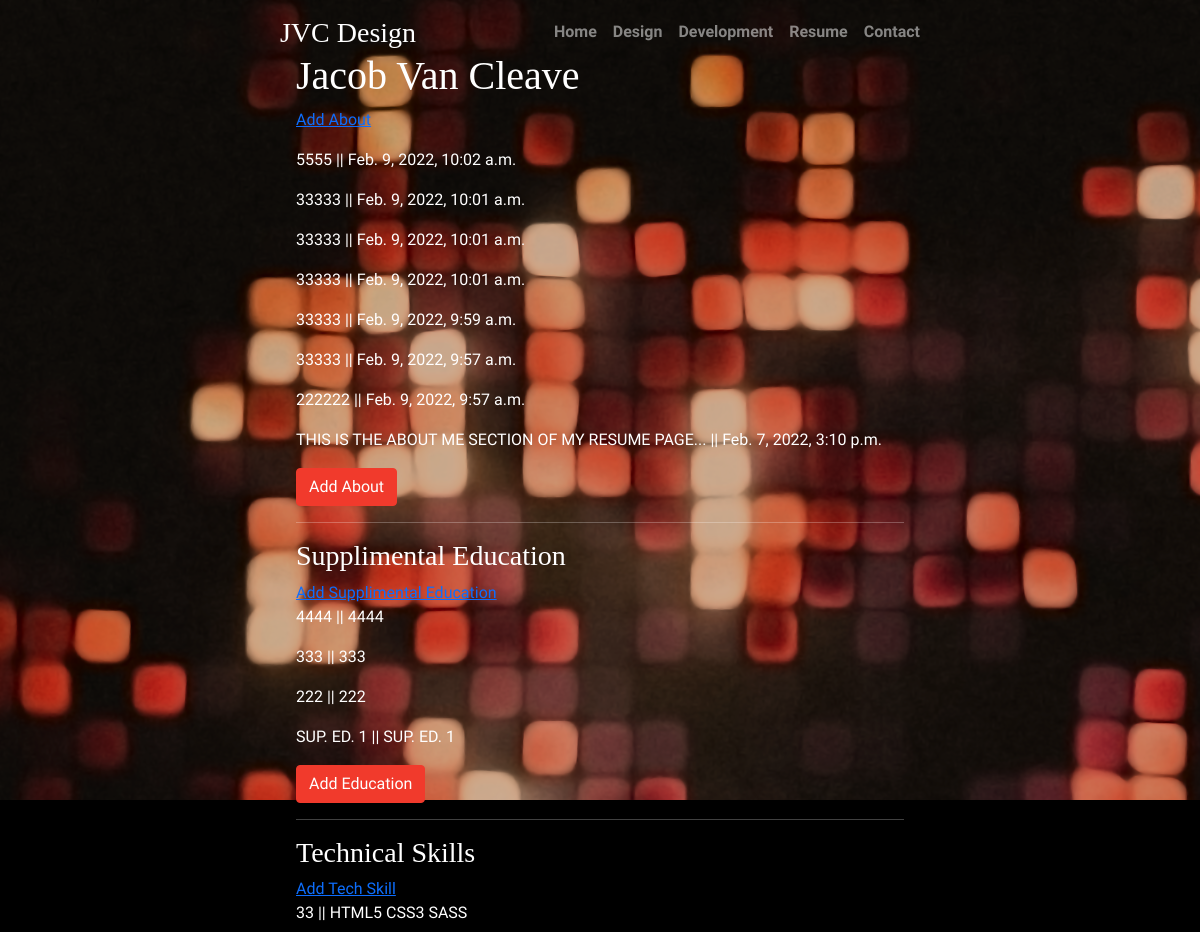
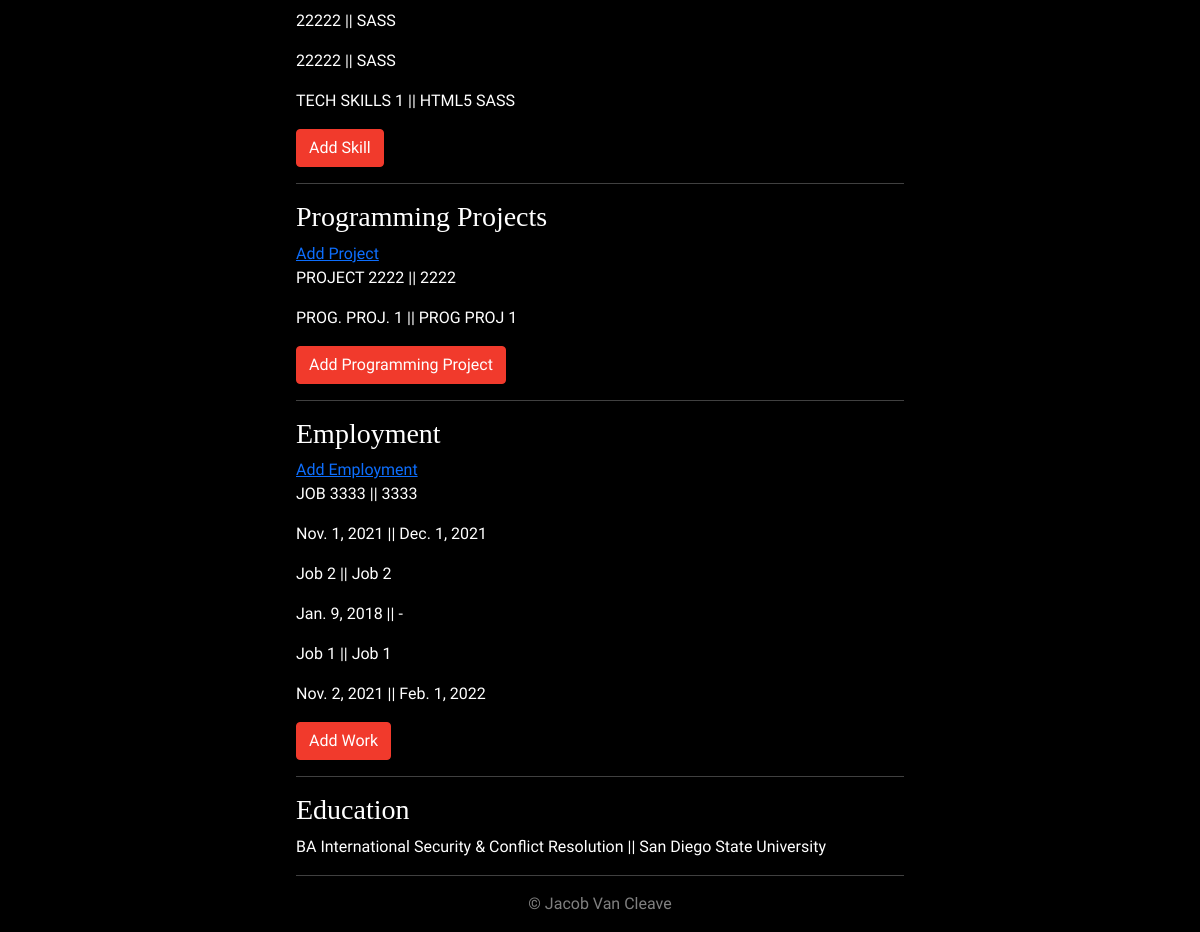
Page /resume/about/ on the committed database (2 pictures, top to bottom).
### jvc_resume/models.py (models this page shows, shortened)
class About(models.Model):
    text = models.TextField()
    created_on = models.DateTimeField(auto_now_add=True)
    class Meta:
        ordering = ['-created_on']

class SupplimentalEducation(models.Model):
    name = models.CharField(max_length=200)
    type = models.CharField(max_length=200)
    created_on = models.DateTimeField(auto_now_add=True)
    class Meta:
        ordering = ['-created_on']

class TechnicalSkills(models.Model):
    type = models.CharField(max_length=200)
    programs = models.ManyToManyField(Program)
    created_on = models.DateTimeField(auto_now_add=True)
    class Meta:
        ordering = ['-created_on']

class ProgrammingProjects(models.Model):
    name = models.CharField(max_length=200)
    description = models.CharField(max_length=200)
    created_on = models.DateTimeField(auto_now_add=True)
    class Meta:
        ordering = ['-created_on']

class Employment(models.Model):
    name = models.CharField(max_length=200)
    start_date = models.DateField()
    end_date = models.DateField(blank=True, null=True)
    job_title = models.CharField(max_length=200)
    created_on = models.DateTimeField(auto_now_add=True)
    class Meta:
        ordering = ['-created_on']

### jvc_portfolio/models.py (models this page shows)
class Program(models.Model):
    name = models.CharField(max_length=200, blank=True)
    def __str__(self):
        return self.name

### jvc_resume/views.py (the view)
# urls.py: path('about/', views.AboutView.as_view(), name='about'),
class AboutView(generic.TemplateView):
    template_name = 'resume/about.html'
    form_classes = {'about': AboutForm,
                    'edu': SupplimentalEducationForm,
                    'skills': TechnicalSkillsForm,
                    'prog_proj': ProgrammingProjectForm,
                    'work_form': EmploymentForm,
                    }
    def get_context_data(self, *args, **kwargs):
        context = super(AboutView, self).get_context_data(*args, **kwargs)
        abouts = About.objects.all()
        context['abouts'] = abouts
        context['about_form'] = AboutForm
        edu_list = SupplimentalEducation.objects.all()
        context['edu_list'] = edu_list
        context['edu_form'] = SupplimentalEducationForm
        tech_skill_list = TechnicalSkills.objects.all()
        context['tech_skill_list'] = tech_skill_list
        context['skills_form'] = TechnicalSkillsForm
        prog_proj_list = ProgrammingProjects.objects.all()
        context['prog_proj_list'] = prog_proj_list
        context['prog_proj_form'] = ProgrammingProjectForm
        employment_list = Employment.objects.all()
        context['employment_list'] = employment_list
        context['work_form'] = EmploymentForm
        return context

### jvc_resume/templates/resume/about.html (shortened to what this page needs)
{% extends "core/base.html" %}
{% load static %}
{% block content %}
    <h1>Jacob Van Cleave</h1>
    <p>
        <a href="{% url 'add_about' %}">Add About</a>
    </p>
    <div>
        {% if abouts %}
            {% for about in abouts %}
                <p>
                    {{ about.text }} || {{ about.created_on }}
                </p>
            {% endfor %}
        {% endif %}
        <button id="addAbout" class="btn btn-primary">Add About</button>
    </div>
    <hr>
    <div>
        <h3>Supplimental Education</h3>
        <a href="{% url 'add_edu' %}">Add Supplimental Education</a>
        {% if edu_list  %}
            {% for edu in edu_list %}
                <p>
                    {{ edu.name }} || {{ edu.type }}
                </p>
            {% endfor %}
        {% endif %}
        <button id="addEdu" class="btn btn-primary">Add Education</button>
    </div>
    <hr>
    <div>
        <h3>Technical Skills</h3>
        <a href="{% url 'add_techskill' %}">Add Tech Skill</a>
        {% if tech_skill_list %}
            {% for tech_skill in tech_skill_list %}
                <p>
                    {{ tech_skill.type }} ||
                    {% for p in tech_skill.programs.all %} {{ p.name }} {% endfor %}
                </p>
            {% endfor %}
        {% endif %}
        <button id="addSkill" class="btn btn-primary">Add Skill</button>
    </div>
    <hr>
    <div>
        <h3>Programming Projects</h3>
        <a href="{% url 'add_programming_project' %}">Add Project</a>
        {% if prog_proj_list %}
            {% for proj in prog_proj_list %}
                <p>
                    {{ proj.name }} || {{ proj.description }}
                </p>
            {% endfor %}
        {% endif %}
        <button id="addProgProj" class="btn btn-primary">Add Programming Project</button>
    </div>
    <hr>
    <div>
        <h3>Employment</h3>
        <a href="{% url 'add_employment' %}">Add Employment</a>
        {% if employment_list %}
            {% for employment in employment_list %}
                <p>
                    {{ employment.name }} || {{ employment.job_title }}
                </p>
                <p>
                    {{ employment.start_date }} ||
                    {% if employment.end_date %} {{ employment.end_date }}
                    {% else %} - {% endif %}
                </p>
            {% endfor %}
        {% endif %}
        <button id="addWork" class="btn btn-primary">Add Work</button>
    </div>
    <hr>
    <div>
        <h3>Education</h3>
        <p>
            BA International Security & Conflict Resolution || San Diego State University
        </p>
    </div>
    <hr>
{% endblock content %}

### static/css/style.css (style rules this page uses)
html, body { font-family: 'Open Sans Condensed', sans-serif; background-color: black; }
h1, h3 { font-family: 'Cinzel Decorative', cursive; }
body { background-image: url("/static/img/jvcdesignsbg1.png"); }
.btn { -webkit-box-shadow: none !important; box-shadow: none !important; }
.btn-primary { background-color: #f13a2c; border-color: #f13a2c; }

### rows in the picture
About: text "5555", created_on "Feb. 9, 2022, 10:02 a.m."
About: text "33333", created_on "Feb. 9, 2022, 10:01 a.m."
About: text "33333", created_on "Feb. 9, 2022, 10:01 a.m."
About: text "33333", created_on "Feb. 9, 2022, 10:01 a.m."
About: text "33333", created_on "Feb. 9, 2022, 9:59 a.m."
About: text "33333", created_on "Feb. 9, 2022, 9:57 a.m."
About: text "222222", created_on "Feb. 9, 2022, 9:57 a.m."
About: text "THIS IS THE ABOUT ME SECTION OF MY RESUME PAGE...", created_on "Feb. 7, 2022, 3:10 p.m."
SupplimentalEducation: name "4444", type "4444"
SupplimentalEducation: name "333", type "333"
SupplimentalEducation: name "222", type "222"
SupplimentalEducation: name "SUP. ED. 1", type "SUP. ED. 1"
TechnicalSkills: type "33"
Program: name "HTML5"
Program: name "CSS3"
Program: name "SASS"
TechnicalSkills: type "22222"
TechnicalSkills: type "22222"
TechnicalSkills: type "TECH SKILLS 1"
ProgrammingProjects: name "PROJECT 2222", description "2222"
ProgrammingProjects: name "PROG. PROJ. 1", description "PROG PROJ 1"
Employment: name "JOB 3333", job_title "3333", start_date "Nov. 1, 2021", end_date "Dec. 1, 2021"
Employment: name "Job 2", job_title "Job 2", start_date "Jan. 9, 2018"
Employment: name "Job 1", job_title "Job 1", start_date "Nov. 2, 2021", end_date "Feb. 1, 2022"
